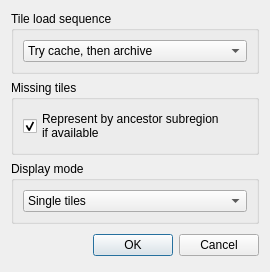
<?xml version="1.0" encoding="UTF-8"?>
<ui version="4.0">
 <class>DlgConfig</class>
 <widget class="QDialog" name="DlgConfig">
  <property name="geometry">
   <rect>
    <x>0</x>
    <y>0</y>
    <width>270</width>
    <height>268</height>
   </rect>
  </property>
  <property name="windowTitle">
   <string>tileedit: Configure</string>
  </property>
  <layout class="QGridLayout" name="gridLayout">
   <item row="0" column="0">
    <widget class="QGroupBox" name="groupBox">
     <property name="title">
      <string>Tile load sequence</string>
     </property>
     <layout class="QVBoxLayout" name="verticalLayout">
      <item>
       <widget class="QComboBox" name="comboLoadSequence">
        <item>
         <property name="text">
          <string>Try cache, then archive</string>
         </property>
        </item>
        <item>
         <property name="text">
          <string>Compressed archive only</string>
         </property>
        </item>
        <item>
         <property name="text">
          <string>Cache files only</string>
         </property>
        </item>
       </widget>
      </item>
     </layout>
    </widget>
   </item>
   <item row="1" column="0">
    <widget class="QGroupBox" name="groupBox_3">
     <property name="title">
      <string>Missing tiles</string>
     </property>
     <property name="alignment">
      <set>Qt::AlignmentFlag::AlignLeading|Qt::AlignmentFlag::AlignLeft|Qt::AlignmentFlag::AlignTop</set>
     </property>
     <layout class="QVBoxLayout" name="verticalLayout_3">
      <item>
       <widget class="QCheckBox" name="checkInterpolateFromAncestor">
        <property name="text">
         <string>Represent by ancestor subregion 
if available</string>
        </property>
        <property name="checked">
         <bool>true</bool>
        </property>
       </widget>
      </item>
     </layout>
    </widget>
   </item>
   <item row="2" column="0">
    <widget class="QGroupBox" name="groupBox_2">
     <property name="title">
      <string>Display mode</string>
     </property>
     <layout class="QVBoxLayout" name="verticalLayout_2">
      <item>
       <widget class="QComboBox" name="comboDisplayMode">
        <item>
         <property name="text">
          <string>Single tiles</string>
         </property>
        </item>
        <item>
         <property name="text">
          <string>2x2 tile blocks</string>
         </property>
        </item>
       </widget>
      </item>
     </layout>
    </widget>
   </item>
   <item row="3" column="0">
    <layout class="QHBoxLayout">
     <property name="spacing">
      <number>6</number>
     </property>
     <property name="leftMargin">
      <number>0</number>
     </property>
     <property name="topMargin">
      <number>0</number>
     </property>
     <property name="rightMargin">
      <number>0</number>
     </property>
     <property name="bottomMargin">
      <number>0</number>
     </property>
     <item>
      <spacer>
       <property name="orientation">
        <enum>Qt::Orientation::Horizontal</enum>
       </property>
       <property name="sizeHint" stdset="0">
        <size>
         <width>131</width>
         <height>31</height>
        </size>
       </property>
      </spacer>
     </item>
     <item>
      <widget class="QPushButton" name="okButton">
       <property name="text">
        <string>OK</string>
       </property>
      </widget>
     </item>
     <item>
      <widget class="QPushButton" name="cancelButton">
       <property name="text">
        <string>Cancel</string>
       </property>
      </widget>
     </item>
    </layout>
   </item>
  </layout>
 </widget>
 <resources/>
 <connections>
  <connection>
   <sender>okButton</sender>
   <signal>clicked()</signal>
   <receiver>DlgConfig</receiver>
   <slot>accept()</slot>
   <hints>
    <hint type="sourcelabel">
     <x>278</x>
     <y>253</y>
    </hint>
    <hint type="destinationlabel">
     <x>96</x>
     <y>254</y>
    </hint>
   </hints>
  </connection>
  <connection>
   <sender>cancelButton</sender>
   <signal>clicked()</signal>
   <receiver>DlgConfig</receiver>
   <slot>reject()</slot>
   <hints>
    <hint type="sourcelabel">
     <x>369</x>
     <y>253</y>
    </hint>
    <hint type="destinationlabel">
     <x>179</x>
     <y>282</y>
    </hint>
   </hints>
  </connection>
 </connections>
</ui>
